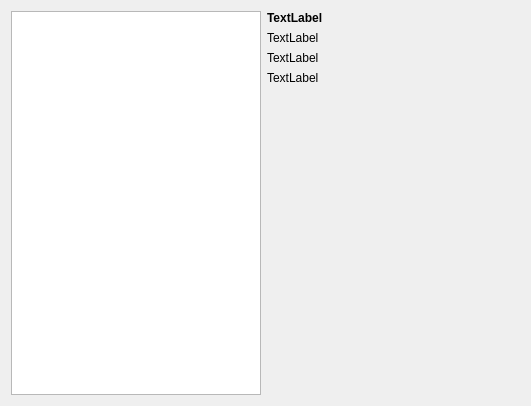
<?xml version="1.0" encoding="UTF-8"?>
<ui version="4.0">
 <class>ThemeConfig</class>
 <widget class="QWidget" name="ThemeConfig">
  <property name="geometry">
   <rect>
    <x>0</x>
    <y>0</y>
    <width>531</width>
    <height>406</height>
   </rect>
  </property>
  <property name="windowTitle">
   <string>MainWindow</string>
  </property>
  <layout class="QHBoxLayout" name="horizontalLayout">
   <item>
    <widget class="QListView" name="themesList">
     <property name="sizePolicy">
      <sizepolicy hsizetype="Fixed" vsizetype="Expanding">
       <horstretch>0</horstretch>
       <verstretch>0</verstretch>
      </sizepolicy>
     </property>
     <property name="minimumSize">
      <size>
       <width>250</width>
       <height>0</height>
      </size>
     </property>
     <property name="maximumSize">
      <size>
       <width>250</width>
       <height>16777215</height>
      </size>
     </property>
    </widget>
   </item>
   <item>
    <layout class="QVBoxLayout" name="verticalLayout">
     <item>
      <widget class="QLabel" name="nameLabel">
       <property name="font">
        <font>
         <weight>75</weight>
         <bold>true</bold>
        </font>
       </property>
       <property name="text">
        <string>TextLabel</string>
       </property>
      </widget>
     </item>
     <item>
      <widget class="QLabel" name="preview">
       <property name="text">
        <string>TextLabel</string>
       </property>
      </widget>
     </item>
     <item>
      <widget class="QLabel" name="descriptionLabel">
       <property name="text">
        <string>TextLabel</string>
       </property>
       <property name="wordWrap">
        <bool>true</bool>
       </property>
      </widget>
     </item>
     <item>
      <widget class="QLabel" name="authorLabel">
       <property name="text">
        <string>TextLabel</string>
       </property>
      </widget>
     </item>
     <item>
      <widget class="QWidget" name="optionsWidget" native="true"/>
     </item>
     <item>
      <spacer name="verticalSpacer">
       <property name="orientation">
        <enum>Qt::Vertical</enum>
       </property>
       <property name="sizeType">
        <enum>QSizePolicy::Expanding</enum>
       </property>
       <property name="sizeHint" stdset="0">
        <size>
         <width>20</width>
         <height>40</height>
        </size>
       </property>
      </spacer>
     </item>
     <item>
      <widget class="QWidget" name="widget" native="true"/>
     </item>
    </layout>
   </item>
  </layout>
 </widget>
 <layoutdefault spacing="6" margin="11"/>
 <resources/>
 <connections/>
</ui>
